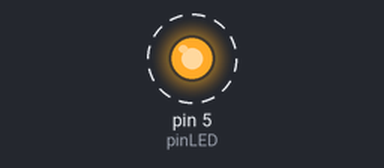
The sketch below on a simulated Arduino Uno, built with avr-gcc and run on an emulated ATmega328P. On the bench: output pins drawn as LEDs (lit = HIGH). Dashed ring = blinking.

Above: at 0.12 s.
Timing chart, 0 to 3.0 s (numbered marks = the images above):
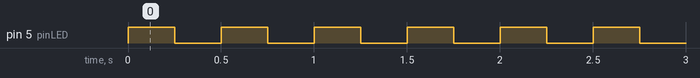

The sketch:

Bab_3_Code_Digital_Output_Menggunakan_LED.ino
```cpp
/**
 * Author       : Saga Kusuma Wijaya
 * Date Created : 8 May 2019
 * Project      : Tutorial Arduino ATM
 * Dedicated to : emtronics
 * Youtube      : https://www.youtube.com/channel/UCW4GRacd319Ml2cv-B9-uxg
 * Instagram    : https://www.instagram.com/emtronics.official/
 * Facebook     : https://web.facebook.com/emtronics.official/
 * Website      : https://sagakusumawijaya94.wordpress.com/2020/04/21/output-digital-menggunakan-led/
 * Github       : https://github.com/sagakusumawijaya
 * Email        : emtronics.2018@gmail.com
 **/

#define pinLED 5

void setup() {
	pinMode(pinLED, OUTPUT);
}

void loop() {
	digitalWrite(pinLED, HIGH);
	delay(250);
	digitalWrite(pinLED, LOW);
	delay(250);
}
```

Measured:
- by itself, pin 5 (pinLED): alternates HIGH for 0.25 s and LOW for 0.25 s
